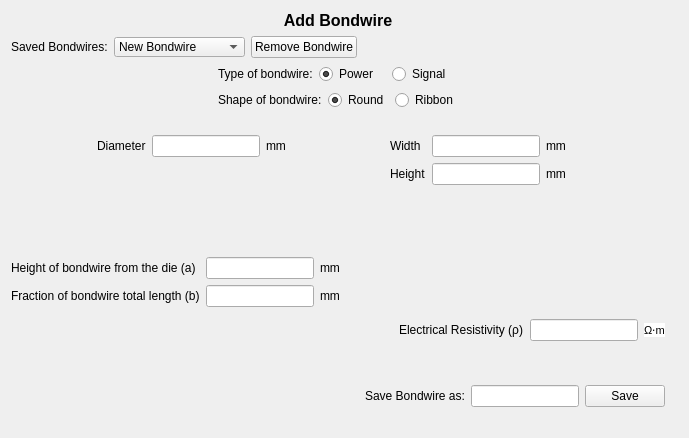
  <widget class="QWizardPage" name="wizardPage5">
   <layout class="QGridLayout" name="gridLayout_5">
    <item row="0" column="0" colspan="2">
     <layout class="QVBoxLayout" name="verticalLayout_5">
      <item>
       <widget class="QLabel" name="BondwireHeader">
        <property name="text">
         <string>&lt;!DOCTYPE HTML PUBLIC &quot;-//W3C//DTD HTML 4.0//EN&quot; &quot;http://www.w3.org/TR/REC-html40/strict.dtd&quot;&gt;
&lt;html&gt;&lt;head&gt;&lt;meta name=&quot;qrichtext&quot; content=&quot;1&quot; /&gt;&lt;style type=&quot;text/css&quot;&gt;
p, li { white-space: pre-wrap; }
&lt;/style&gt;&lt;/head&gt;&lt;body style=&quot; font-family:'MS Shell Dlg 2'; font-size:8.25pt; font-weight:400; font-style:normal;&quot;&gt;
&lt;p align=&quot;center&quot; style=&quot; margin-top:0px; margin-bottom:0px; margin-left:0px; margin-right:0px; -qt-block-indent:0; text-indent:0px;&quot;&gt;&lt;span style=&quot; font-size:12pt; font-weight:600;&quot;&gt;Add Bondwire&lt;/span&gt;&lt;/p&gt;&lt;/body&gt;&lt;/html&gt;</string>
        </property>
       </widget>
      </item>
      <item>
       <layout class="QHBoxLayout" name="horizontalLayout_5">
        <item>
         <widget class="QLabel" name="BondwireListLabel">
          <property name="text">
           <string>Saved Bondwires:</string>
          </property>
         </widget>
        </item>
        <item>
         <widget class="QComboBox" name="BondwireList">
          <property name="sizePolicy">
           <sizepolicy hsizetype="Fixed" vsizetype="Fixed">
            <horstretch>0</horstretch>
            <verstretch>0</verstretch>
           </sizepolicy>
          </property>
          <property name="minimumSize">
           <size>
            <width>131</width>
            <height>20</height>
           </size>
          </property>
          <property name="maximumSize">
           <size>
            <width>131</width>
            <height>20</height>
           </size>
          </property>
          <item>
           <property name="text">
            <string>New Bondwire</string>
           </property>
          </item>
         </widget>
        </item>
        <item>
         <widget class="QPushButton" name="RemoveBondwire">
          <property name="sizePolicy">
           <sizepolicy hsizetype="Fixed" vsizetype="Fixed">
            <horstretch>0</horstretch>
            <verstretch>0</verstretch>
           </sizepolicy>
          </property>
          <property name="text">
           <string>Remove Bondwire</string>
          </property>
         </widget>
        </item>
        <item>
         <spacer name="horizontalSpacer_51511">
          <property name="orientation">
           <enum>Qt::Horizontal</enum>
          </property>
          <property name="sizeHint" stdset="0">
           <size>
            <width>188</width>
            <height>20</height>
           </size>
          </property>
         </spacer>
        </item>
       </layout>
      </item>
     </layout>
    </item>
    <item row="1" column="0" colspan="2">
     <layout class="QHBoxLayout" name="horizontalLayout_517">
      <item>
       <spacer name="horizontalSpacer_5172">
        <property name="orientation">
         <enum>Qt::Horizontal</enum>
        </property>
        <property name="sizeHint" stdset="0">
         <size>
          <width>40</width>
          <height>20</height>
         </size>
        </property>
       </spacer>
      </item>
      <item>
       <layout class="QVBoxLayout" name="verticalLayout_5171">
        <item>
         <layout class="QHBoxLayout" name="horizontalLayout_51712">
          <item>
           <widget class="QLabel" name="WireType">
            <property name="text">
             <string>Type of bondwire:</string>
            </property>
           </widget>
          </item>
          <item>
           <widget class="QRadioButton" name="PowerWire">
            <property name="text">
             <string>Power</string>
            </property>
            <property name="checked">
             <bool>true</bool>
            </property>
            <attribute name="buttonGroup">
             <string>buttonGroup_3</string>
            </attribute>
           </widget>
          </item>
          <item>
           <widget class="QRadioButton" name="SignalWire">
            <property name="text">
             <string>Signal</string>
            </property>
            <property name="autoExclusive">
             <bool>true</bool>
            </property>
            <attribute name="buttonGroup">
             <string>buttonGroup_3</string>
            </attribute>
           </widget>
          </item>
         </layout>
        </item>
        <item>
         <layout class="QHBoxLayout" name="horizontalLayout_51711">
          <item>
           <widget class="QLabel" name="WireShape">
            <property name="text">
             <string>Shape of bondwire:</string>
            </property>
           </widget>
          </item>
          <item>
           <widget class="QRadioButton" name="RoundWire">
            <property name="enabled">
             <bool>true</bool>
            </property>
            <property name="text">
             <string>Round</string>
            </property>
            <property name="checked">
             <bool>true</bool>
            </property>
            <property name="autoExclusive">
             <bool>false</bool>
            </property>
            <attribute name="buttonGroup">
             <string>buttonGroup_4</string>
            </attribute>
           </widget>
          </item>
          <item>
           <widget class="QRadioButton" name="RibbonWire">
            <property name="text">
             <string>Ribbon</string>
            </property>
            <property name="autoExclusive">
             <bool>false</bool>
            </property>
            <attribute name="buttonGroup">
             <string>buttonGroup_4</string>
            </attribute>
           </widget>
          </item>
         </layout>
        </item>
       </layout>
      </item>
      <item>
       <spacer name="horizontalSpacer_5173">
        <property name="orientation">
         <enum>Qt::Horizontal</enum>
        </property>
        <property name="sizeHint" stdset="0">
         <size>
          <width>40</width>
          <height>20</height>
         </size>
        </property>
       </spacer>
      </item>
     </layout>
    </item>
    <item row="2" column="0" colspan="2">
     <layout class="QHBoxLayout" name="horizontalLayout_20">
      <item>
       <spacer name="horizontalSpacer_521">
        <property name="orientation">
         <enum>Qt::Horizontal</enum>
        </property>
        <property name="sizeHint" stdset="0">
         <size>
          <width>40</width>
          <height>20</height>
         </size>
        </property>
       </spacer>
      </item>
      <item>
       <layout class="QVBoxLayout" name="verticalLayout_516">
        <item>
         <widget class="QLabel" name="RoundwireImage">
          <property name="text">
           <string>&lt;!DOCTYPE HTML PUBLIC &quot;-//W3C//DTD HTML 4.0//EN&quot; &quot;http://www.w3.org/TR/REC-html40/strict.dtd&quot;&gt;
&lt;html&gt;&lt;head&gt;&lt;meta name=&quot;qrichtext&quot; content=&quot;1&quot; /&gt;&lt;style type=&quot;text/css&quot;&gt;
p, li { white-space: pre-wrap; }
&lt;/style&gt;&lt;/head&gt;&lt;body style=&quot; font-family:'MS Shell Dlg 2'; font-size:8.25pt; font-weight:400; font-style:normal;&quot;&gt;
&lt;p style=&quot; margin-top:0px; margin-bottom:0px; margin-left:0px; margin-right:0px; -qt-block-indent:0; text-indent:0px;&quot;&gt;&lt;img src=&quot;:/images/images/bondwire_round.png&quot; /&gt;&lt;/p&gt;&lt;/body&gt;&lt;/html&gt;</string>
          </property>
         </widget>
        </item>
        <item>
         <layout class="QHBoxLayout" name="horizontalLayout_5161">
          <item>
           <widget class="QLabel" name="RoundDiaWireLabel">
            <property name="text">
             <string>Diameter</string>
            </property>
           </widget>
          </item>
          <item>
           <widget class="QLineEdit" name="RoundDiaWireInput"/>
          </item>
          <item>
           <widget class="QLabel" name="label_51611">
            <property name="text">
             <string>mm</string>
            </property>
           </widget>
          </item>
          <item>
           <widget class="QLabel" name="ErrRoundDiaWireLabel">
            <property name="text">
             <string/>
            </property>
           </widget>
          </item>
         </layout>
        </item>
        <item>
         <spacer name="verticalSpacer_5162">
          <property name="orientation">
           <enum>Qt::Vertical</enum>
          </property>
          <property name="sizeHint" stdset="0">
           <size>
            <width>20</width>
            <height>40</height>
           </size>
          </property>
         </spacer>
        </item>
       </layout>
      </item>
      <item>
       <spacer name="horizontalSpacer_519">
        <property name="orientation">
         <enum>Qt::Horizontal</enum>
        </property>
        <property name="sizeHint" stdset="0">
         <size>
          <width>40</width>
          <height>20</height>
         </size>
        </property>
       </spacer>
      </item>
      <item>
       <layout class="QVBoxLayout" name="verticalLayout_511">
        <item>
         <widget class="QLabel" name="RibboWireImage">
          <property name="text">
           <string>&lt;!DOCTYPE HTML PUBLIC &quot;-//W3C//DTD HTML 4.0//EN&quot; &quot;http://www.w3.org/TR/REC-html40/strict.dtd&quot;&gt;
&lt;html&gt;&lt;head&gt;&lt;meta name=&quot;qrichtext&quot; content=&quot;1&quot; /&gt;&lt;style type=&quot;text/css&quot;&gt;
p, li { white-space: pre-wrap; }
&lt;/style&gt;&lt;/head&gt;&lt;body style=&quot; font-family:'MS Shell Dlg 2'; font-size:8.25pt; font-weight:400; font-style:normal;&quot;&gt;
&lt;p style=&quot; margin-top:0px; margin-bottom:0px; margin-left:0px; margin-right:0px; -qt-block-indent:0; text-indent:0px;&quot;&gt;&lt;img src=&quot;:/images/images/bondwire_ribbon.png&quot; /&gt;&lt;/p&gt;&lt;/body&gt;&lt;/html&gt;</string>
          </property>
         </widget>
        </item>
        <item>
         <layout class="QGridLayout" name="gridLayout_5111">
          <item row="1" column="1">
           <widget class="QLabel" name="RibbonHeightWireLabel">
            <property name="text">
             <string>Height</string>
            </property>
           </widget>
          </item>
          <item row="0" column="2">
           <widget class="QLineEdit" name="RibbonWidthWireInput"/>
          </item>
          <item row="1" column="2">
           <widget class="QLineEdit" name="RibbonHeightWireInput"/>
          </item>
          <item row="0" column="3">
           <widget class="QLabel" name="label_51111">
            <property name="text">
             <string>mm</string>
            </property>
           </widget>
          </item>
          <item row="1" column="3">
           <widget class="QLabel" name="label_51112">
            <property name="text">
             <string>mm</string>
            </property>
           </widget>
          </item>
          <item row="0" column="1">
           <widget class="QLabel" name="RibbonWidthWireLabel">
            <property name="text">
             <string>Width</string>
            </property>
           </widget>
          </item>
          <item row="0" column="4">
           <widget class="QLabel" name="ErrRibbonWidthWireLabel">
            <property name="text">
             <string/>
            </property>
           </widget>
          </item>
          <item row="1" column="4">
           <widget class="QLabel" name="ErrRibbonHeightWireLabel">
            <property name="text">
             <string/>
            </property>
           </widget>
          </item>
         </layout>
        </item>
        <item>
         <spacer name="verticalSpacer_5112">
          <property name="orientation">
           <enum>Qt::Vertical</enum>
          </property>
          <property name="sizeHint" stdset="0">
           <size>
            <width>20</width>
            <height>40</height>
           </size>
          </property>
         </spacer>
        </item>
       </layout>
      </item>
      <item>
       <spacer name="horizontalSpacer_520">
        <property name="orientation">
         <enum>Qt::Horizontal</enum>
        </property>
        <property name="sizeHint" stdset="0">
         <size>
          <width>40</width>
          <height>20</height>
         </size>
        </property>
       </spacer>
      </item>
     </layout>
    </item>
    <item row="3" column="0">
     <layout class="QVBoxLayout" name="verticalLayout_15">
      <item>
       <layout class="QHBoxLayout" name="horizontalLayout_23">
        <item>
         <spacer name="horizontalSpacer_5142">
          <property name="orientation">
           <enum>Qt::Horizontal</enum>
          </property>
          <property name="sizeHint" stdset="0">
           <size>
            <width>40</width>
            <height>20</height>
           </size>
          </property>
         </spacer>
        </item>
        <item>
         <widget class="QLabel" name="CrossSectionImage">
          <property name="sizePolicy">
           <sizepolicy hsizetype="Fixed" vsizetype="Fixed">
            <horstretch>0</horstretch>
            <verstretch>0</verstretch>
           </sizepolicy>
          </property>
          <property name="text">
           <string>&lt;!DOCTYPE HTML PUBLIC &quot;-//W3C//DTD HTML 4.0//EN&quot; &quot;http://www.w3.org/TR/REC-html40/strict.dtd&quot;&gt;
&lt;html&gt;&lt;head&gt;&lt;meta name=&quot;qrichtext&quot; content=&quot;1&quot; /&gt;&lt;style type=&quot;text/css&quot;&gt;
p, li { white-space: pre-wrap; }
&lt;/style&gt;&lt;/head&gt;&lt;body style=&quot; font-family:'MS Shell Dlg 2'; font-size:8.25pt; font-weight:400; font-style:normal;&quot;&gt;
&lt;p align=&quot;center&quot; style=&quot; margin-top:0px; margin-bottom:0px; margin-left:0px; margin-right:0px; -qt-block-indent:0; text-indent:0px;&quot;&gt;&lt;img src=&quot;:/images/images/bondwire_landing.png&quot; /&gt;&lt;/p&gt;&lt;/body&gt;&lt;/html&gt;</string>
          </property>
         </widget>
        </item>
        <item>
         <spacer name="horizontalSpacer_5143">
          <property name="orientation">
           <enum>Qt::Horizontal</enum>
          </property>
          <property name="sizeHint" stdset="0">
           <size>
            <width>40</width>
            <height>20</height>
           </size>
          </property>
         </spacer>
        </item>
       </layout>
      </item>
      <item>
       <layout class="QGridLayout" name="gridLayout_5141">
        <item row="0" column="0">
         <widget class="QLabel" name="BondwireHeightLabel">
          <property name="text">
           <string>Height of bondwire from the die (a)</string>
          </property>
         </widget>
        </item>
        <item row="1" column="0">
         <widget class="QLabel" name="BondwireFractionLabel">
          <property name="text">
           <string>Fraction of bondwire total length (b)</string>
          </property>
         </widget>
        </item>
        <item row="0" column="1">
         <widget class="QLineEdit" name="BondwireHeightInput"/>
        </item>
        <item row="1" column="1">
         <widget class="QLineEdit" name="BondwireFractionInput"/>
        </item>
        <item row="0" column="2">
         <widget class="QLabel" name="label_51411">
          <property name="text">
           <string>mm</string>
          </property>
         </widget>
        </item>
        <item row="1" column="2">
         <widget class="QLabel" name="label_51412">
          <property name="text">
           <string>mm</string>
          </property>
         </widget>
        </item>
        <item row="0" column="3">
         <widget class="QLabel" name="ErrBondwireHeightLabel">
          <property name="text">
           <string/>
          </property>
         </widget>
        </item>
        <item row="1" column="3">
         <widget class="QLabel" name="ErrBondwireFractionLabel">
          <property name="text">
           <string/>
          </property>
         </widget>
        </item>
       </layout>
      </item>
      <item>
       <spacer name="verticalSpacer_5144">
        <property name="orientation">
         <enum>Qt::Vertical</enum>
        </property>
        <property name="sizeHint" stdset="0">
         <size>
          <width>20</width>
          <height>40</height>
         </size>
        </property>
       </spacer>
      </item>
     </layout>
    </item>
    <item row="3" column="1">
     <layout class="QVBoxLayout" name="verticalLayout_14">
      <item>
       <spacer name="verticalSpacer_9">
        <property name="orientation">
         <enum>Qt::Vertical</enum>
        </property>
        <property name="sizeHint" stdset="0">
         <size>
          <width>20</width>
          <height>88</height>
         </size>
        </property>
       </spacer>
      </item>
      <item>
       <layout class="QHBoxLayout" name="horizontalLayout_21">
        <item>
         <spacer name="horizontalSpacer_7">
          <property name="orientation">
           <enum>Qt::Horizontal</enum>
          </property>
          <property name="sizeHint" stdset="0">
           <size>
            <width>40</width>
            <height>20</height>
           </size>
          </property>
         </spacer>
        </item>
        <item>
         <widget class="QLabel" name="RhoBondwireLabel">
          <property name="text">
           <string>Electrical Resistivity (ρ)</string>
          </property>
         </widget>
        </item>
        <item>
         <widget class="QLineEdit" name="RhoBondwireInput"/>
        </item>
        <item>
         <widget class="QLabel" name="label_51312">
          <property name="text">
           <string>&lt;!DOCTYPE HTML PUBLIC &quot;-//W3C//DTD HTML 4.0//EN&quot; &quot;http://www.w3.org/TR/REC-html40/strict.dtd&quot;&gt;
&lt;html&gt;&lt;head&gt;&lt;meta name=&quot;qrichtext&quot; content=&quot;1&quot; /&gt;&lt;style type=&quot;text/css&quot;&gt;
p, li { white-space: pre-wrap; }
&lt;/style&gt;&lt;/head&gt;&lt;body style=&quot; font-family:'MS Shell Dlg 2'; font-size:8.25pt; font-weight:400; font-style:normal;&quot;&gt;
&lt;p style=&quot; margin-top:0px; margin-bottom:0px; margin-left:0px; margin-right:0px; -qt-block-indent:0; text-indent:0px;&quot;&gt;&lt;span style=&quot; font-family:'sans-serif'; font-size:8pt; color:#000000; background-color:#ffffff;&quot;&gt;Ω⋅m&lt;/span&gt;&lt;/p&gt;&lt;/body&gt;&lt;/html&gt;</string>
          </property>
         </widget>
        </item>
       </layout>
      </item>
      <item>
       <spacer name="verticalSpacer_10">
        <property name="orientation">
         <enum>Qt::Vertical</enum>
        </property>
        <property name="sizeHint" stdset="0">
         <size>
          <width>20</width>
          <height>38</height>
         </size>
        </property>
       </spacer>
      </item>
     </layout>
    </item>
    <item row="4" column="0" colspan="2">
     <layout class="QHBoxLayout" name="horizontalLayout_22">
      <item>
       <spacer name="horizontalSpacer_5122">
        <property name="orientation">
         <enum>Qt::Horizontal</enum>
        </property>
        <property name="sizeHint" stdset="0">
         <size>
          <width>238</width>
          <height>20</height>
         </size>
        </property>
       </spacer>
      </item>
      <item>
       <widget class="QLabel" name="SaveBondwireLabel">
        <property name="sizePolicy">
         <sizepolicy hsizetype="Fixed" vsizetype="Fixed">
          <horstretch>0</horstretch>
          <verstretch>0</verstretch>
         </sizepolicy>
        </property>
        <property name="text">
         <string>Save Bondwire as:</string>
        </property>
       </widget>
      </item>
      <item>
       <widget class="QLineEdit" name="BondwireNameInput">
        <property name="sizePolicy">
         <sizepolicy hsizetype="Fixed" vsizetype="Fixed">
          <horstretch>0</horstretch>
          <verstretch>0</verstretch>
         </sizepolicy>
        </property>
       </widget>
      </item>
      <item>
       <widget class="QPushButton" name="SaveBondwire">
        <property name="sizePolicy">
         <sizepolicy hsizetype="Fixed" vsizetype="Fixed">
          <horstretch>0</horstretch>
          <verstretch>0</verstretch>
         </sizepolicy>
        </property>
        <property name="text">
         <string>Save</string>
        </property>
       </widget>
      </item>
     </layout>
    </item>
    <item row="5" column="2">
     <widget class="QLabel" name="ErrRhoBondwireLabel">
      <property name="text">
       <string/>
      </property>
     </widget>
    </item>
   </layout>
  </widget>
